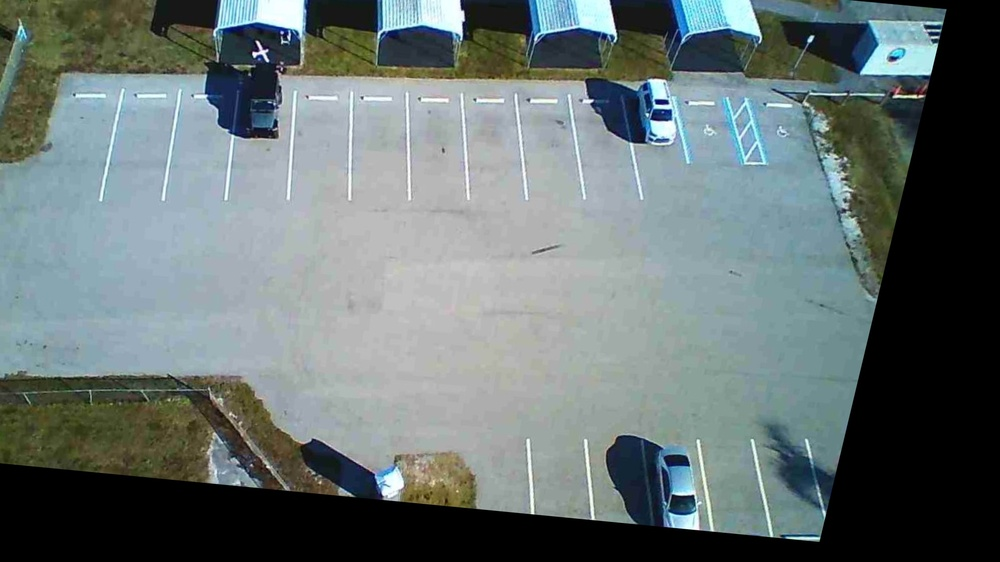
#> input picture drone_parking_backend/aligned.jpg, 1000 x 562 px, shrunk from 1920 x 1080 before the run
$ python -i detect.py   (imports and definitions only)
#> lines starting #> are read from the running program, lines starting #| are printed output that depends on the picture
#> further down, picture is the input picture: shape (562, 1000, 3); mean B, G, R 114.9, 115.1, 103.7
import os
import sys
import tempfile
import cv2
import numpy as np
from roboflow import Roboflow

# Roboflow config — reads API key from env var
ROBOFLOW_API_KEY = os.environ.get("ROBOFLOW_API_KEY", "crcxvzrMUhqJYcyMcpW8")
WORKSPACE = "drone-parking-management-system"
PROJECT = "drone-parking-detection"
MODEL_VERSION = 4

_model = None


def _get_model():
    global _model
    if _model is None:
        if not ROBOFLOW_API_KEY:
            raise RuntimeError("ROBOFLOW_API_KEY environment variable is not set")
        rf = Roboflow(api_key=ROBOFLOW_API_KEY)
        project = rf.workspace(WORKSPACE).project(PROJECT)
        _model = project.version(MODEL_VERSION).model
    return _model


def preprocess(image):
    """Enhance image for better detection in shaded areas.

    Applies Contrast Limited Adaptive Histogram Equalization
    to the lightness channel in LAB color space. This boosts local
    contrast so dark vehicles under shade become more visible without
    blowing out bright regions.
    """
    lab = cv2.cvtColor(image, cv2.COLOR_BGR2LAB)
#> lab: shape (562, 1000, 3); mean of channels 0, 1, 2 118.3, 124.3, 127
    l, a, b = cv2.split(lab)
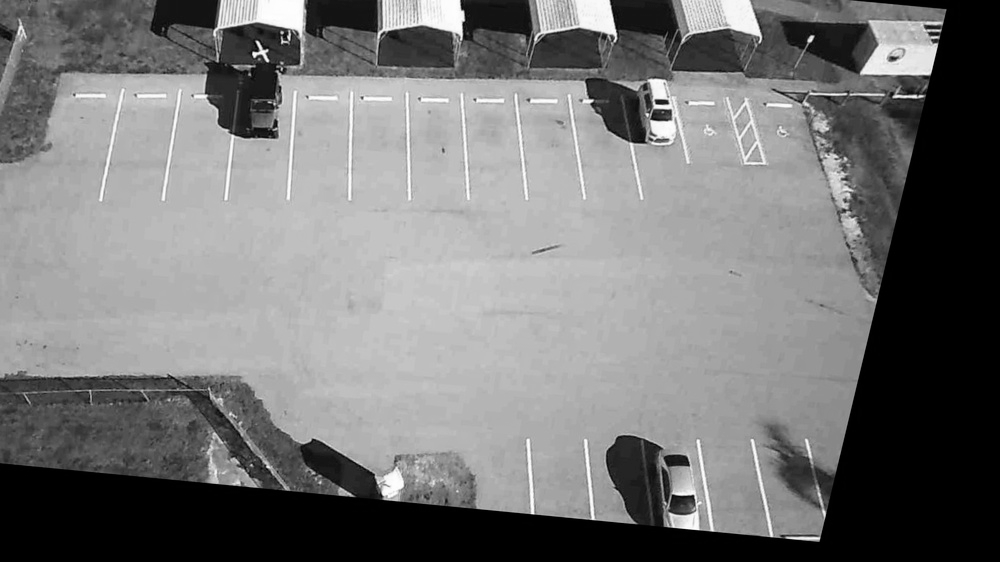
#> l: shape (562, 1000); min 0, max 255, mean 118.3
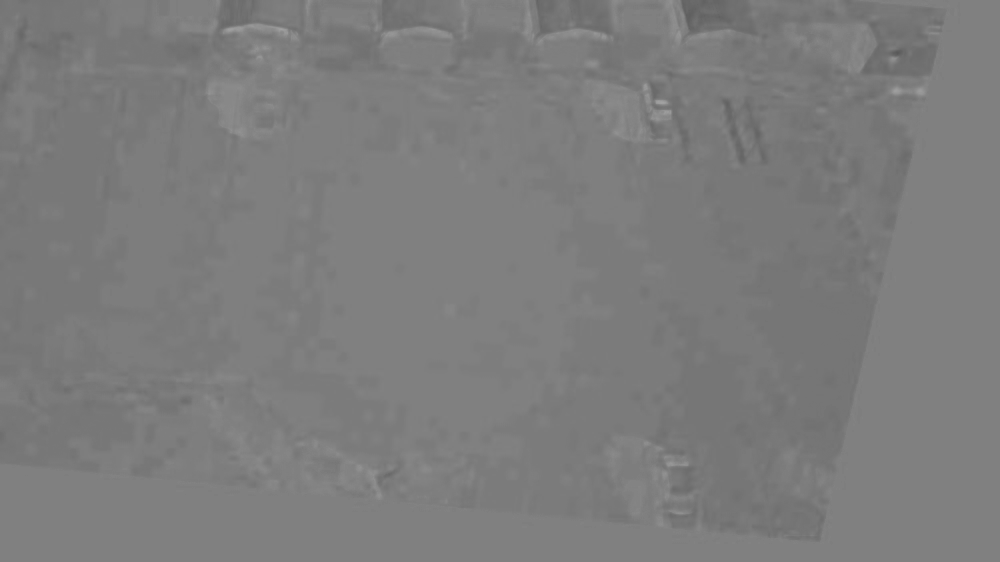
#> a: shape (562, 1000); min 89, max 162, mean 124.3
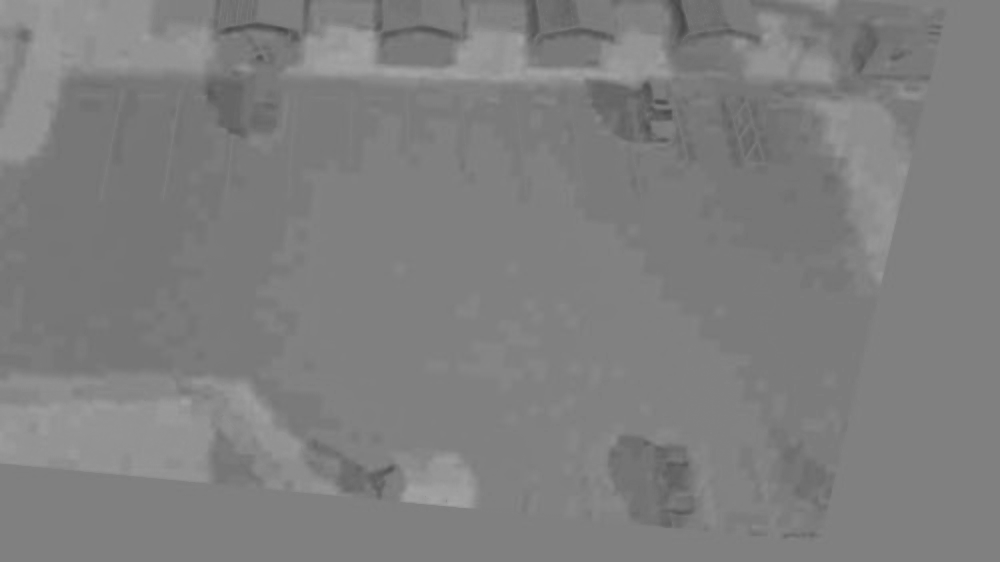
#> b: shape (562, 1000); min 71, max 165, mean 127
    clahe = cv2.createCLAHE(clipLimit=2.0, tileGridSize=(8, 8))
    l = clahe.apply(l)
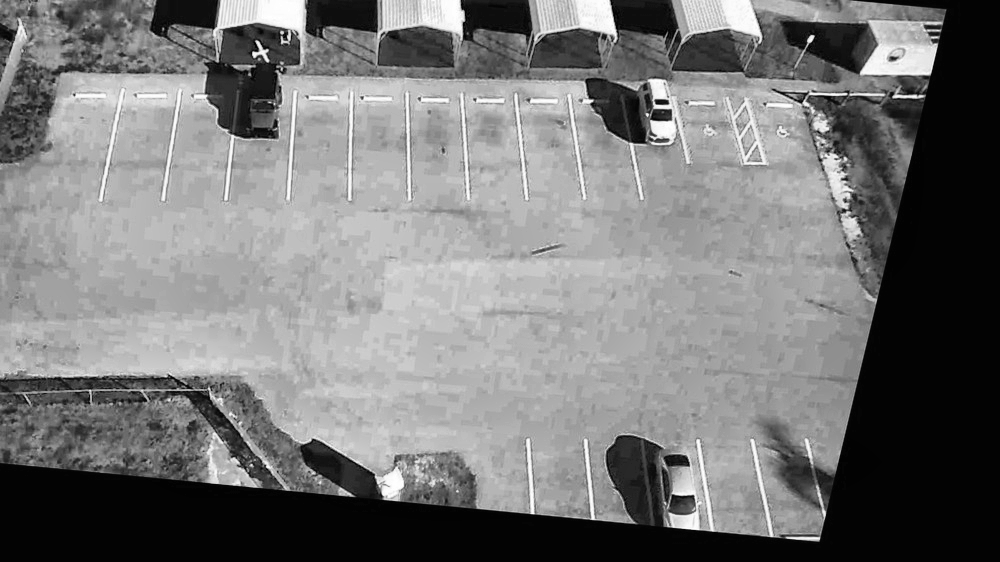
#> l: shape (562, 1000); min 0, max 255, mean 119.8
    enhanced = cv2.merge([l, a, b])
#> enhanced: shape (562, 1000, 3); mean of channels 0, 1, 2 119.8, 124.3, 127
    return cv2.cvtColor(enhanced, cv2.COLOR_LAB2BGR)
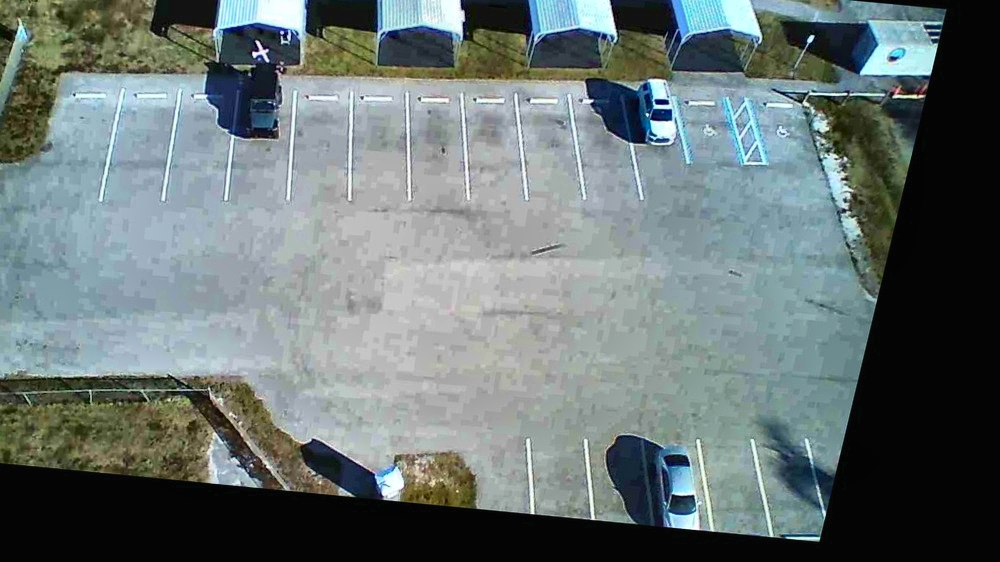
#> returned value: shape (562, 1000, 3); mean B, G, R 116.5, 116.9, 105.4


def detect_cars(image, confidence=20, overlap=30):
    """Run Roboflow detection on a cv2 image.

    Args:
        image: BGR numpy array (cv2 image)
        confidence: detection confidence threshold (0-100)
        overlap: overlap threshold (0-100)

    Returns list of (x1, y1, x2, y2, confidence) tuples.
    """
    model = _get_model()

    # Roboflow SDK needs a file path, so write to a temp file
    with tempfile.NamedTemporaryFile(suffix=".jpg", delete=False) as f:
        tmp_path = f.name
        cv2.imwrite(tmp_path, image)

    try:
        pred = model.predict(tmp_path, confidence=confidence, overlap=overlap).json()
    finally:
        os.unlink(tmp_path)

    boxes = []
    for d in pred["predictions"]:
        x, y, w, h = d["x"], d["y"], d["width"], d["height"]
        conf = d.get("confidence", 0.0)
        x1, y1 = int(x - w / 2), int(y - h / 2)
        x2, y2 = int(x + w / 2), int(y + h / 2)
        boxes.append((x1, y1, x2, y2, conf))

    return boxes


# [16 lines not run here, left out]

>>> import cv2
>>> picture = cv2.imread('aligned.jpg')
>>> result = preprocess(picture)

$ run again, on drone_parking_backend/pk_lot1.jpg
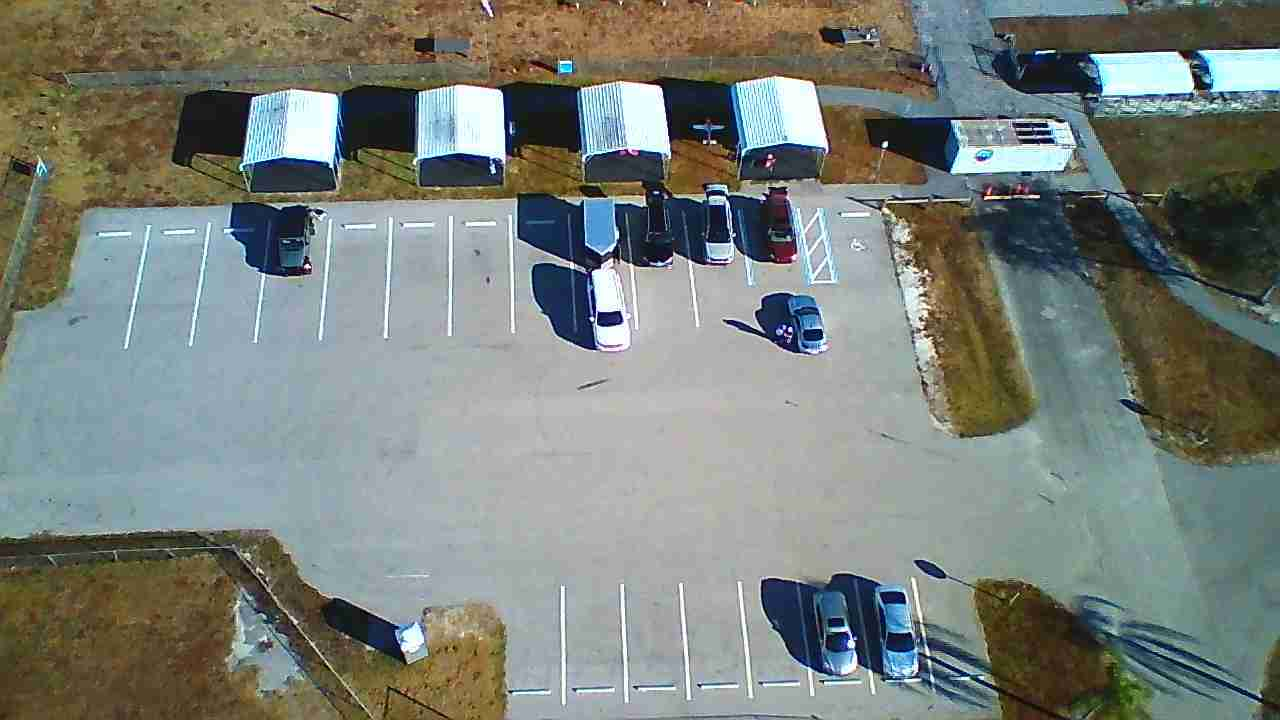
#> input picture drone_parking_backend/pk_lot1.jpg, 1280 x 720 px
#> picture is the input picture: shape (720, 1280, 3); mean B, G, R 122.4, 128.4, 121.9
#> lab: shape (720, 1280, 3); mean of channels 0, 1, 2 133.6, 125.5, 130.9
#> in preprocess, `l = clahe.apply(l)`:
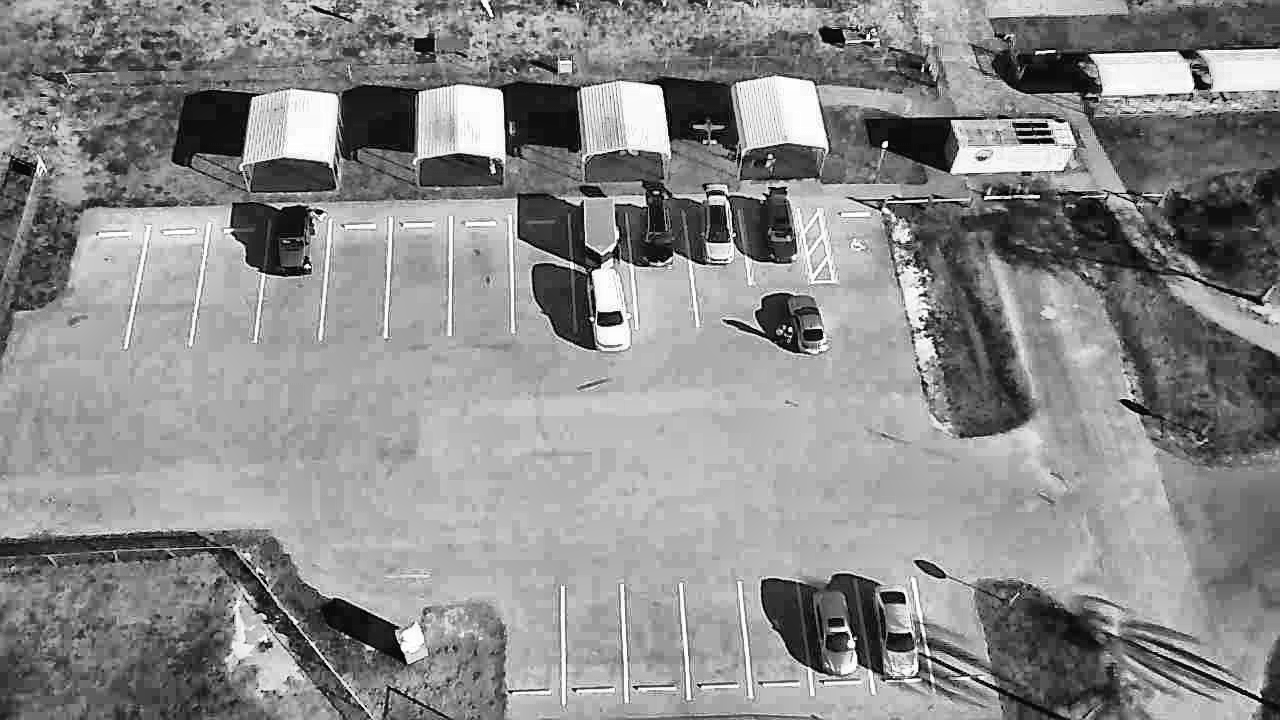
#> l: shape (720, 1280); min 0, max 255, mean 139.2
#> enhanced: shape (720, 1280, 3); mean of channels 0, 1, 2 139.2, 125.5, 130.9
#> in preprocess, `return cv2.cvtColor(enhanced, cv2.COLOR_LAB2BGR)`:
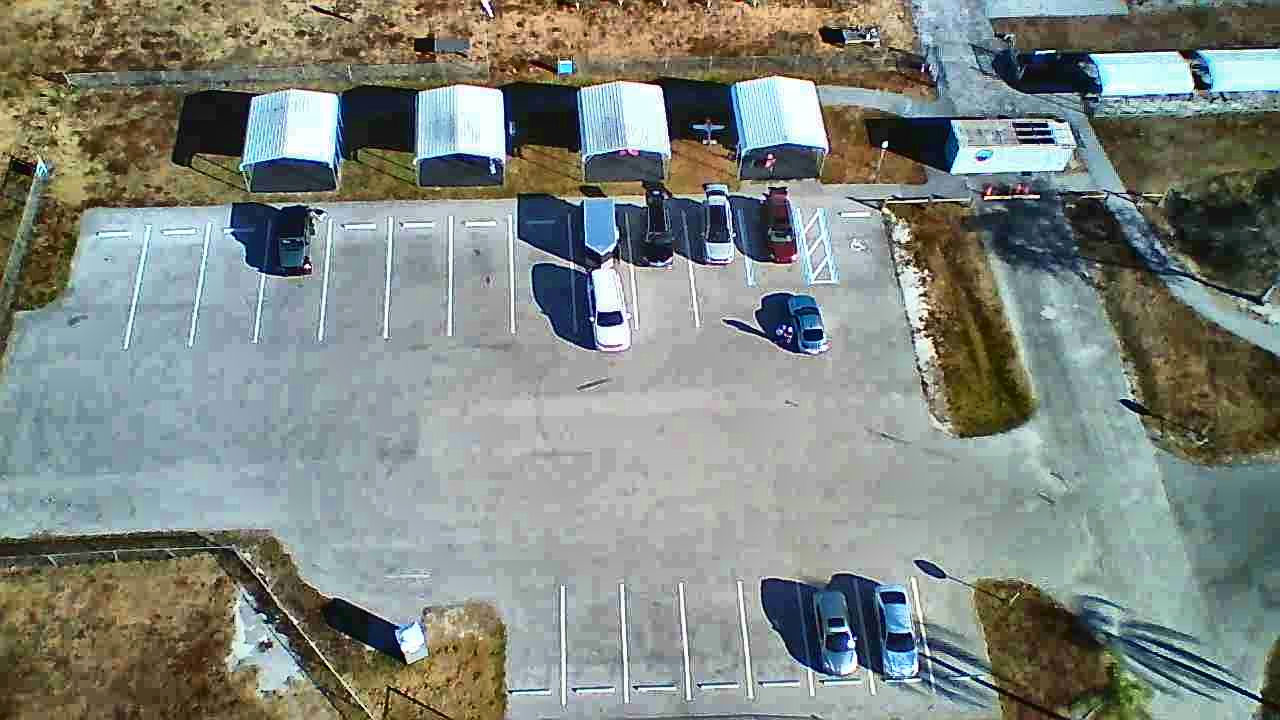
#> returned value: shape (720, 1280, 3); mean B, G, R 128, 134.3, 127.6

$ run again, on drone_parking_backend/pk_lot2.jpg
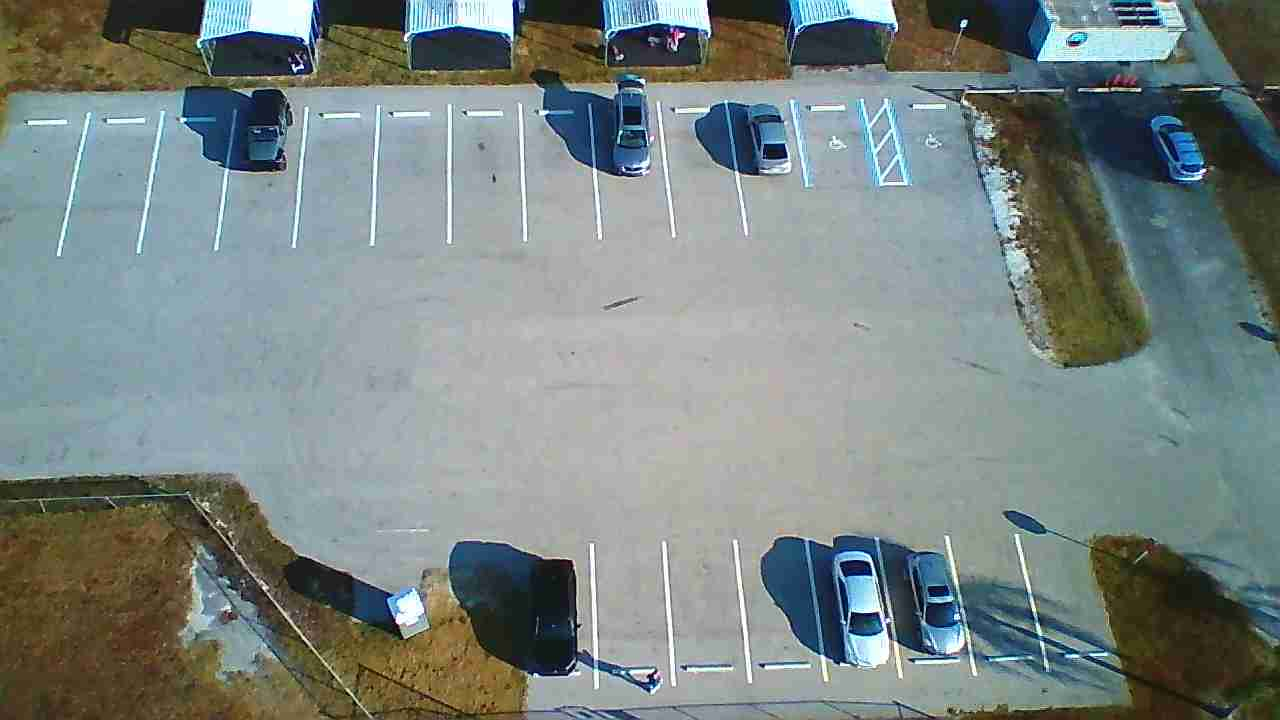
#> input picture drone_parking_backend/pk_lot2.jpg, 1280 x 720 px
#> picture is the input picture: shape (720, 1280, 3); mean B, G, R 130.9, 133, 121.8
#> lab: shape (720, 1280, 3); mean of channels 0, 1, 2 137.6, 124.4, 128.2
#> in preprocess, `l = clahe.apply(l)`:
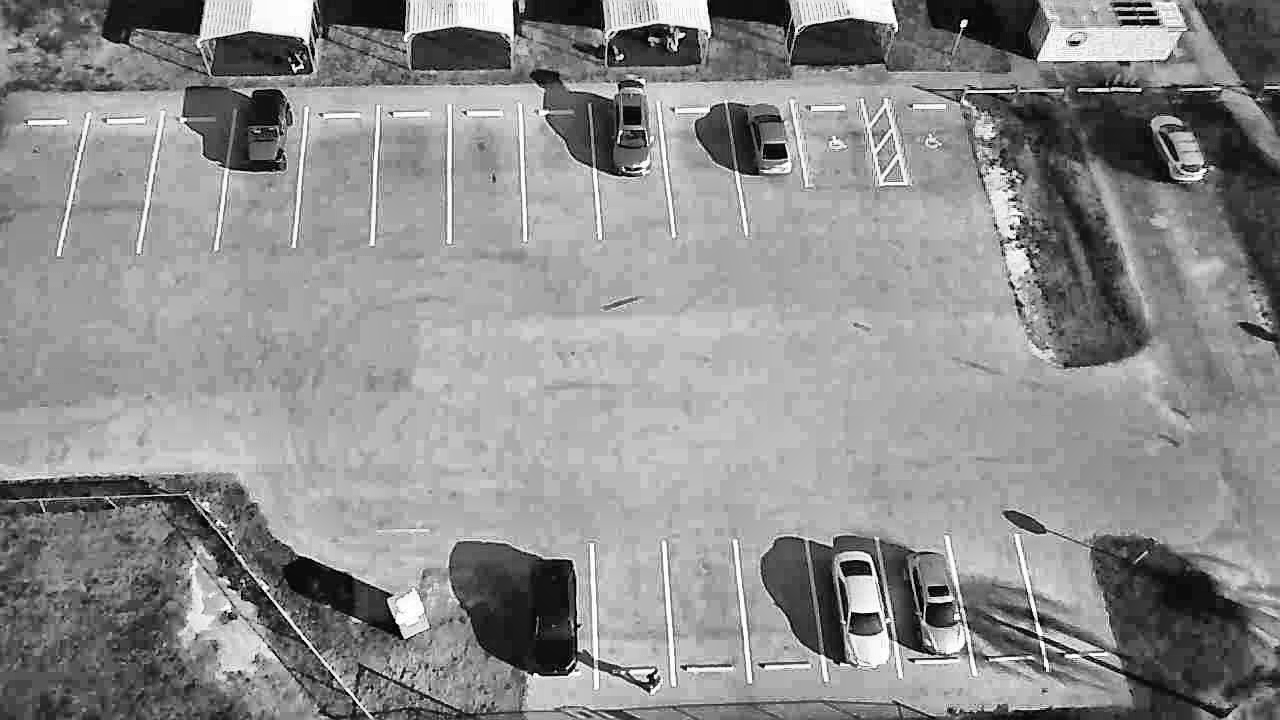
#> l: shape (720, 1280); min 0, max 255, mean 141.2
#> enhanced: shape (720, 1280, 3); mean of channels 0, 1, 2 141.2, 124.4, 128.2
#> in preprocess, `return cv2.cvtColor(enhanced, cv2.COLOR_LAB2BGR)`:
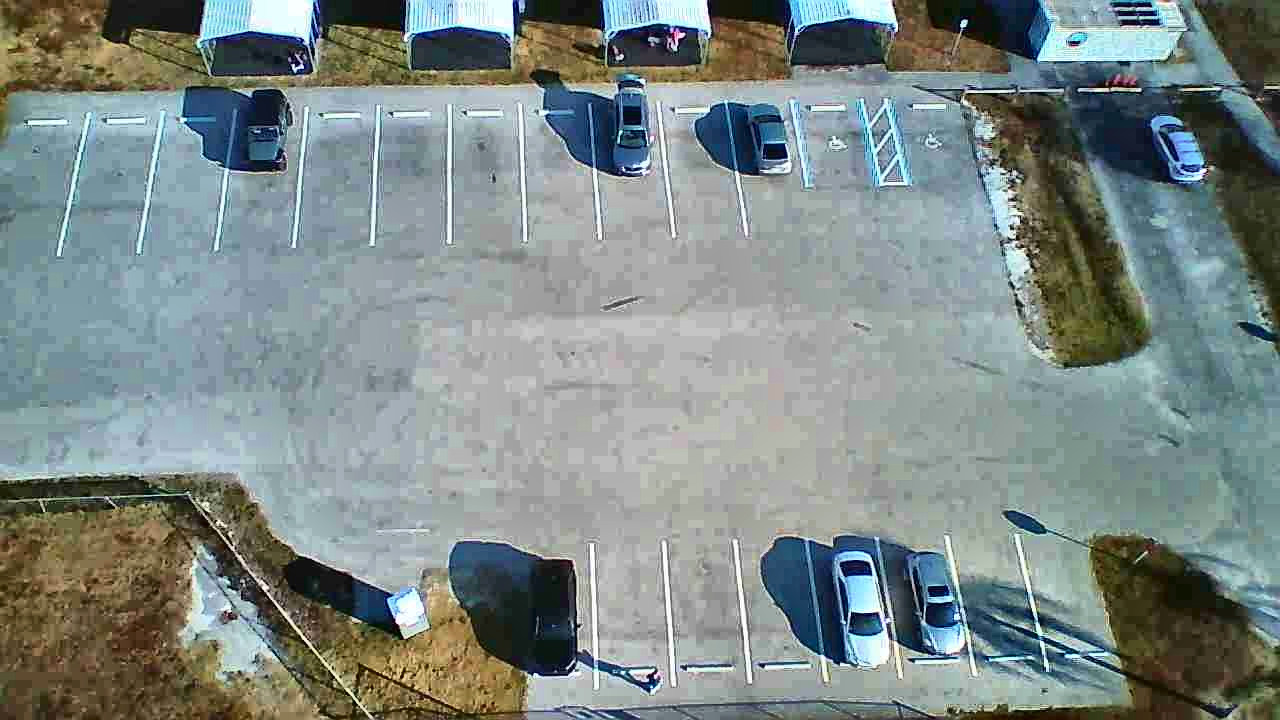
#> returned value: shape (720, 1280, 3); mean B, G, R 134.4, 136.8, 125.5
